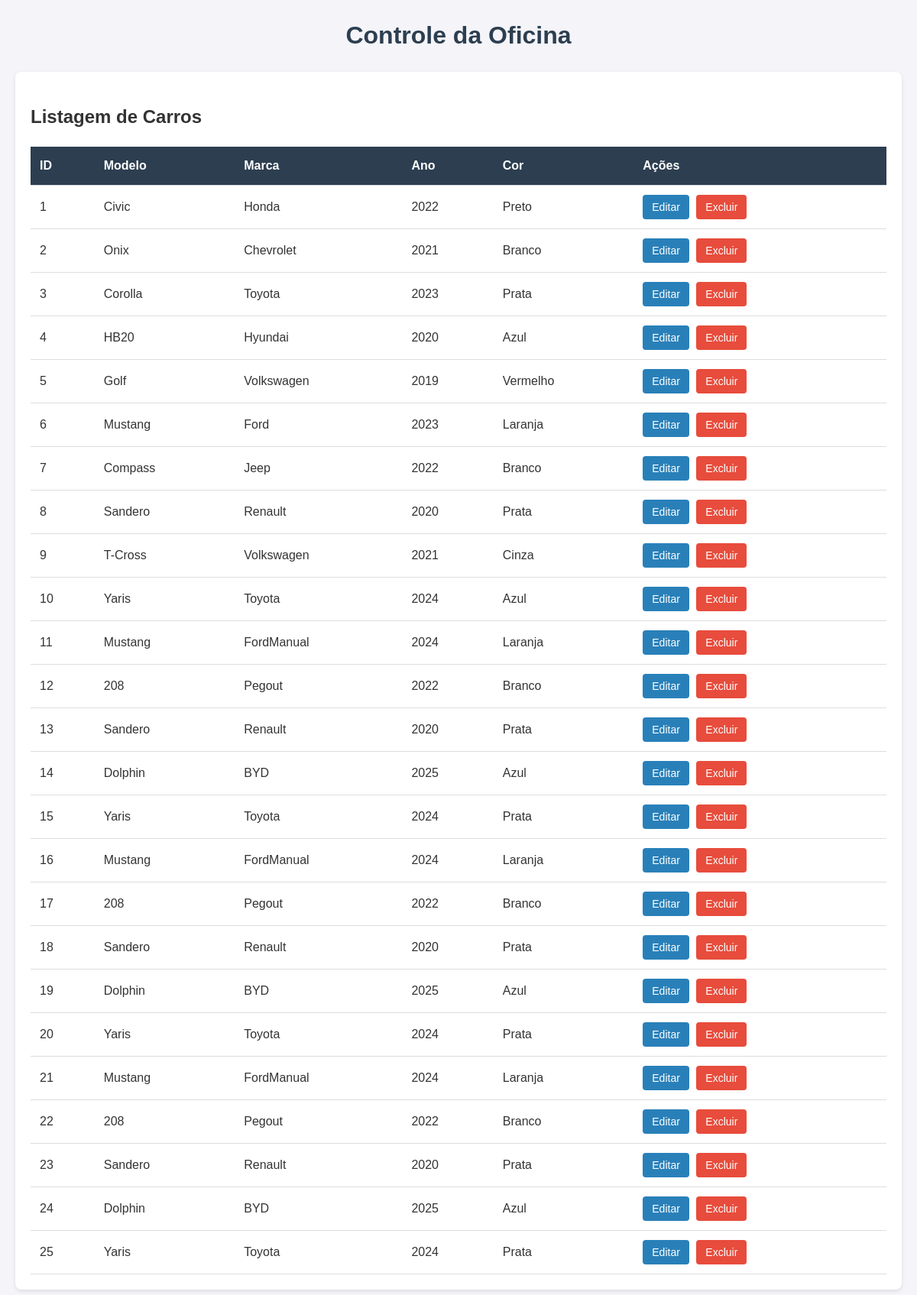
Screenshot of /lista-carros.php with the database file from the repository.
### tables this page shows
CREATE TABLE `carro` (
  `CarroID` int(11) NOT NULL,
  `modelo` varchar(45) NOT NULL,
  `marca` varchar(35) NOT NULL,
  `Ano` int(11) NOT NULL,
  `cor` varchar(45) NOT NULL,
  `ProprietarioID` int(11) NOT NULL,
  `ManutencaoID` int(11) NOT NULL
);

### lista-carros.php (the view, shortened to what this page needs)
<?php
include_once 'conexao.php';
?>
<!DOCTYPE html>
<html lang="pt-br">
<head>
    <link rel="stylesheet" href="style.css">
</head>
<body>
    <h1>Controle da Oficina</h1>
    <section id="carros">
        <h2>Listagem de Carros</h2>
        <table>
            <thead>
                <tr>
                    <th>ID</th>
                    <th>Modelo</th>
                    <th>Marca</th>
                    <th>Ano</th>
                    <th>Cor</th>
                    <th>Ações</th>
                </tr>
            </thead>
            <tbody>
            <?php
              $sql_carros = "SELECT * FROM carro";
              $resultado_carros = $conn->query($sql_carros);
              if ($resultado_carros && $resultado_carros->num_rows > 0) {
                  while($row = $resultado_carros->fetch_assoc()) {
                      echo "<tr>";
                      echo "<td>" . $row['CarroID'] . "</td>";
                      echo "<td>" . $row['modelo'] . "</td>";
                      echo "<td>" . $row['marca'] . "</td>";
                      echo "<td>" . $row['Ano'] . "</td>";
                      echo "<td>" . $row['cor'] . "</td>";
                      echo "<td>
                              <button id='editarcarro-" . $row['CarroID'] . "'>Editar</button>
                              <button id='excluircarro-" . $row['CarroID'] . "'>Excluir</button>
                            </td>";
                      echo "</tr>";
                  }
              } else {
                  echo "<tr><td colspan='6'>Nenhum carro encontrado.</td></tr>";
              }
              ?>
            </tbody>
        </table>
    </section>

### style.css (style rules this page uses)
body { font-family: Arial, sans-serif; line-height: 1.6; margin: 20px; background-color: #f4f4f9; color: #333; }
h1 { text-align: center; color: #2c3e50; }
section { background: #fff; padding: 20px; margin-bottom: 30px; border-radius: 8px; box-shadow: 0 2px 5px rgba(0,0,0,0.1); }
table { width: 100%; border-collapse: collapse; margin-top: 10px; }
th, td { padding: 12px; text-align: left; border-bottom: 1px solid #ddd; }
th { background-color: #2c3e50; color: white; }
button { padding: 8px 12px; border: none; border-radius: 4px; cursor: pointer; font-size: 14px; transition: opacity 0.2s; margin-right: 5px; }
[id^="editar"] { background-color: #2980b9; color: white; }
[id^="excluir"] { background-color: #e74c3c; color: white; }

### rows the page displays
carro: CarroID "1", modelo "Civic", marca "Honda", Ano "2022", cor "Preto"
carro: CarroID "2", modelo "Onix", marca "Chevrolet", Ano "2021", cor "Branco"
carro: CarroID "3", modelo "Corolla", marca "Toyota", Ano "2023", cor "Prata"
carro: CarroID "4", modelo "HB20", marca "Hyundai", Ano "2020", cor "Azul"
carro: CarroID "5", modelo "Golf", marca "Volkswagen", Ano "2019", cor "Vermelho"
carro: CarroID "6", modelo "Mustang", marca "Ford", Ano "2023", cor "Laranja"
carro: CarroID "7", modelo "Compass", marca "Jeep", Ano "2022", cor "Branco"
carro: CarroID "8", modelo "Sandero", marca "Renault", Ano "2020", cor "Prata"
carro: CarroID "9", modelo "T-Cross", marca "Volkswagen", Ano "2021", cor "Cinza"
carro: CarroID "10", modelo "Yaris", marca "Toyota", Ano "2024", cor "Azul"
carro: CarroID "11", modelo "Mustang", marca "FordManual", Ano "2024", cor "Laranja"
carro: CarroID "12", modelo "208", marca "Pegout", Ano "2022", cor "Branco"
carro: CarroID "13", modelo "Sandero", marca "Renault", Ano "2020", cor "Prata"
carro: CarroID "14", modelo "Dolphin", marca "BYD", Ano "2025", cor "Azul"
carro: CarroID "15", modelo "Yaris", marca "Toyota", Ano "2024", cor "Prata"
carro: CarroID "16", modelo "Mustang", marca "FordManual", Ano "2024", cor "Laranja"
carro: CarroID "17", modelo "208", marca "Pegout", Ano "2022", cor "Branco"
carro: CarroID "18", modelo "Sandero", marca "Renault", Ano "2020", cor "Prata"
carro: CarroID "19", modelo "Dolphin", marca "BYD", Ano "2025", cor "Azul"
carro: CarroID "20", modelo "Yaris", marca "Toyota", Ano "2024", cor "Prata"
carro: CarroID "21", modelo "Mustang", marca "FordManual", Ano "2024", cor "Laranja"
carro: CarroID "22", modelo "208", marca "Pegout", Ano "2022", cor "Branco"
carro: CarroID "23", modelo "Sandero", marca "Renault", Ano "2020", cor "Prata"
carro: CarroID "24", modelo "Dolphin", marca "BYD", Ano "2025", cor "Azul"
carro: CarroID "25", modelo "Yaris", marca "Toyota", Ano "2024", cor "Prata"
